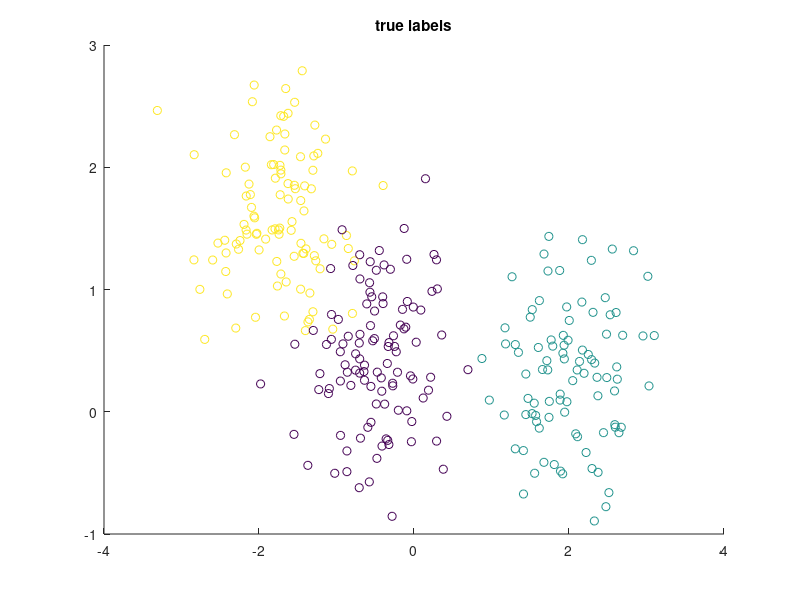

Here is the MATLAB script that generated this plot: (Note: this script raises an error after producing the figure.)
clc
clear
close all
load ex11

%% Question 1.7
figure;
scatter(data(:,1), data(:,2), [], true_labels);
title('true labels');
print -dpng scatter_true

%% Question 1.1-1.6
rng(2015);
figure;
scatter(data(:,1), data(:,2), [], mykmeans(data, 3));
title('k = 3, mykmeans, seed = 2015');
print -dpng scatter1

%% Question 1.8
rng(2015);
figure;
scatter(data(:,1), data(:,2), [], mykmeans(data, 5));
title('k = 5, mykmeans, seed = 2015');
print -dpng scatter2

%% Question 1.9
rng(2016);
figure;
scatter(data(:,1), data(:,2), [], mykmeans(data, 5));
title('k = 5, mykmeans, seed = 2016');
print -dpng scatter3

%% Question 1.10
figure;
scatter(data(:,1), data(:,2), [], kmeans(data, 3));
title('k = 3, using kmeans');
print -dpng scatter4

%% Question 2.1
load ex9
ex_data = [expression.strain02, expression.strain03, expression.strain06, expression.strain08]';
rng(2015);
idx = kmeans(ex_data, 4);
disp(['kmeans cluster indices:  ' num2str(idx')]);

%% Question 2.2
Z = linkage(ex_data, 'average');
dendrogram(Z);
print -dpng dendrogram

